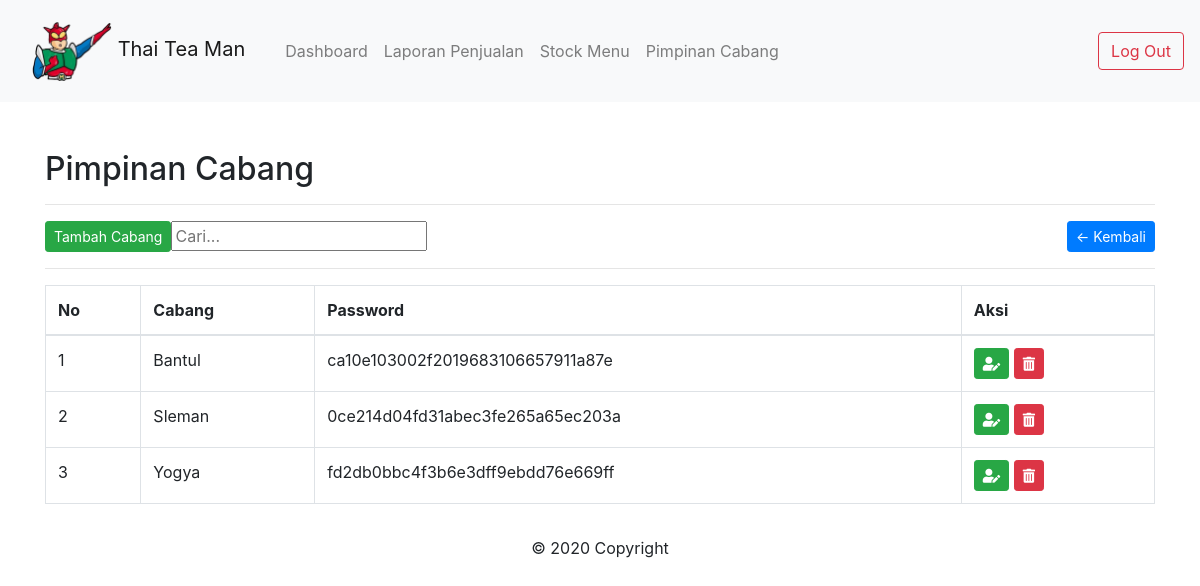
The page /admin/petugas-kasir.php (signed in) on the database as committed earlier.
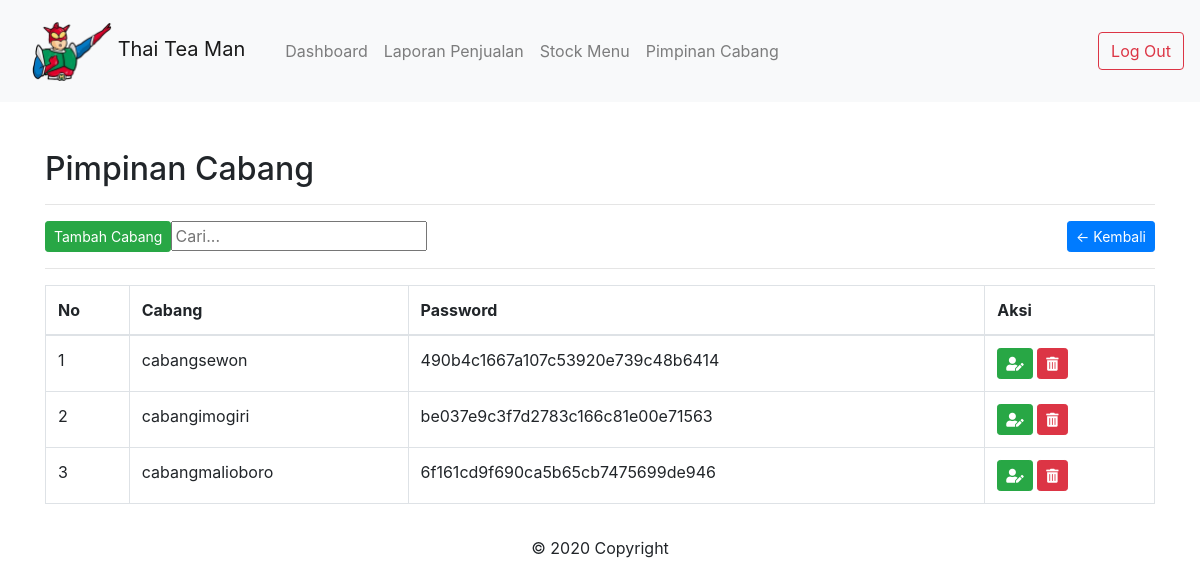
The same page on the database as committed later.
### tables this page shows
CREATE TABLE `tb_users` (
  `id` int(11) NOT NULL,
  `nama` varchar(255) NOT NULL,
  `password` varchar(255) NOT NULL,
  `jabatan` enum('admin','kasir') NOT NULL
);

### admin/includes/kasir.php (the view, shortened to what this page needs)
<div class="container mt-5">
	<h2>Pimpinan Cabang</h2>
	<hr>
	<input type="text" id="myInput" onkeyup="myFunction()" placeholder="Cari..." title="Type in a name">
	<a href="index.php" class="btn btn-primary btn-sm float-right">&larr; Kembali</a>
	<a href="?h=tambah-kasir" class="btn btn-success btn-sm float-left">Tambah Cabang</a>
	<div class="clearfix"></div>
	<hr>
	<table class="table table-bordered" id="myTable">
	<thead class="thead-light" class="align-middle">
		<thead>
			<tr>
				<th>No</th>
				<th>Cabang</th>
				<th>Password</th>
				<th>Aksi</th>
			</tr>
		</thead>
		<tbody>
			<?php foreach ($data_kasir as $kasir): ?>
			<tr>
				<td><?= $no++ ?></td>
				<td><?= $kasir['nama'] ?></td>
				<td><?= $kasir['password'] ?></td>
				<td>
					<div class="d-inline">
						<a href="?h=edit-kasir&id=<?= $kasir['id'] ?>" class="btn btn-success btn-sm"><i class="fas fa-user-edit    "></i></a>
						<a href="?h=hapus-kasir&id=<?= $kasir['id'] ?>" onclick="return confirm('Yakin Hapus <?= $kasir['nama'] ?>?')" class="btn btn-danger btn-sm"><i class="fas fa-trash-alt    "></i></a>
					</div>
				</td>
			</tr>
			<?php endforeach ?>
		</tbody>
	</table>
</div>

Rows that differ between the two databases and show on the page:
removed tb_users: nama "Bantul", password "ca10e103002f2019683106657911a87e"
removed tb_users: nama "Sleman", password "0ce214d04fd31abec3fe265a65ec203a"
added tb_users: nama "cabangsewon", password "490b4c1667a107c53920e739c48b6414"
changed tb_users: nama "Yogya" → "cabangimogiri"; password "fd2db0bbc4f3b6e3dff9ebdd76e669ff" → "be037e9c3f7d2783c166c81e00e71563"
added tb_users: nama "cabangmalioboro", password "6f161cd9f690ca5b65cb7475699de946"
